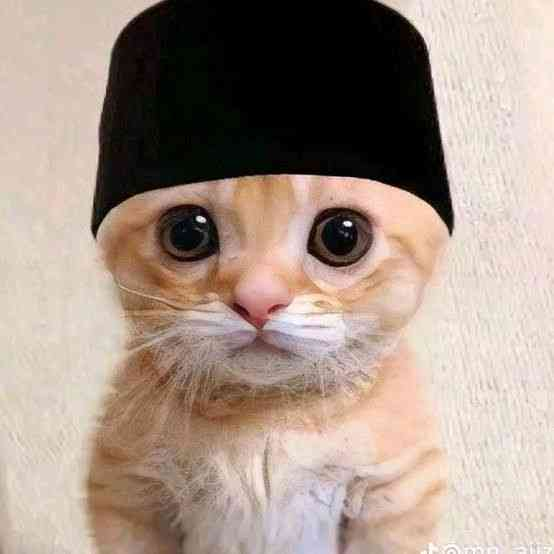
#> input picture project9/kucing.jpg, 554 x 554 px
$ python thresholding.py
#> lines starting #> are read from the running program, lines starting #| are printed output that depends on the picture; after the words box and inside, x2 and y2 are one past the last pixel; in counts of white or black regions, pixels touching at a corner belong together
import cv2
import numpy as np

image = cv2.imread('kucing.jpg', cv2.IMREAD_GRAYSCALE)
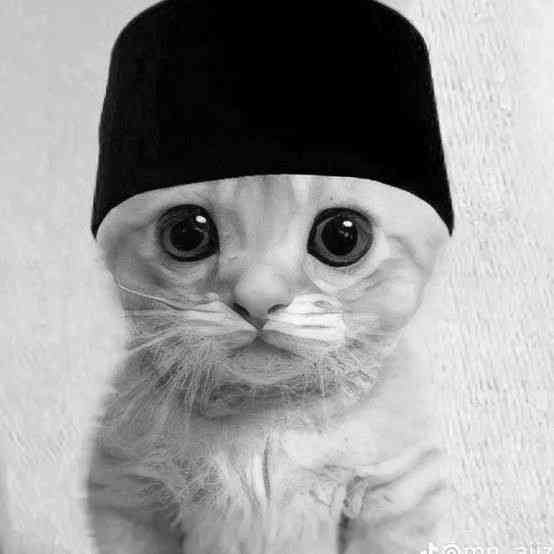
#> image: shape (554, 554); min 0, max 255, mean 152.6

ret, thresh1 = cv2.threshold(image, 127, 255, cv2.THRESH_BINARY)
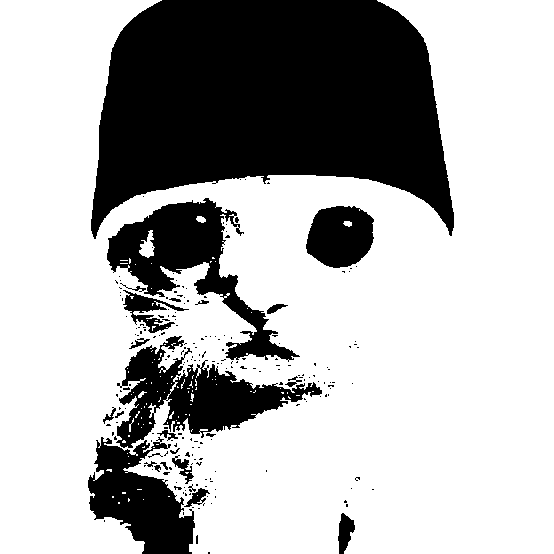
#> thresh1: shape (554, 554); 70% white; 212 black regions (187 under 20 px), largest, box (x1, y1, x2, y2) and area: (91, 0, 454, 239) 60447, (107, 198, 300, 362) 9509, (116, 336, 322, 448) 8819

thresh2 = cv2.adaptiveThreshold(image, 255, cv2.ADAPTIVE_THRESH_GAUSSIAN_C, cv2.THRESH_BINARY, 11, 2)
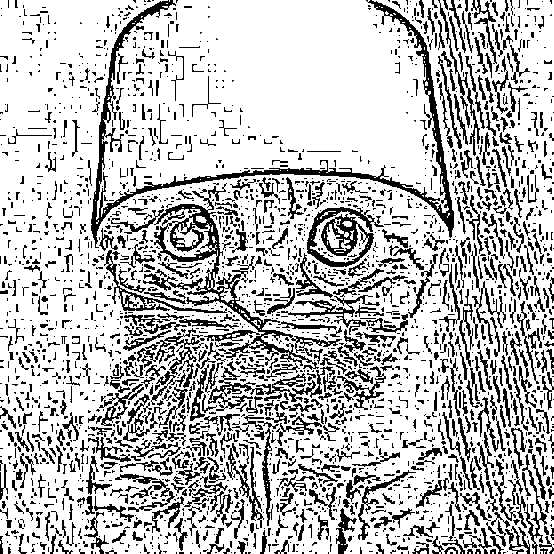
#> thresh2: shape (554, 554); 75.1% white; black in thin lines or dots

cv2.imshow('Global Threshold', thresh1)
cv2.imshow('Adaptive Threshold', thresh2)
cv2.waitKey(0)
cv2.destroyAllWindows()
